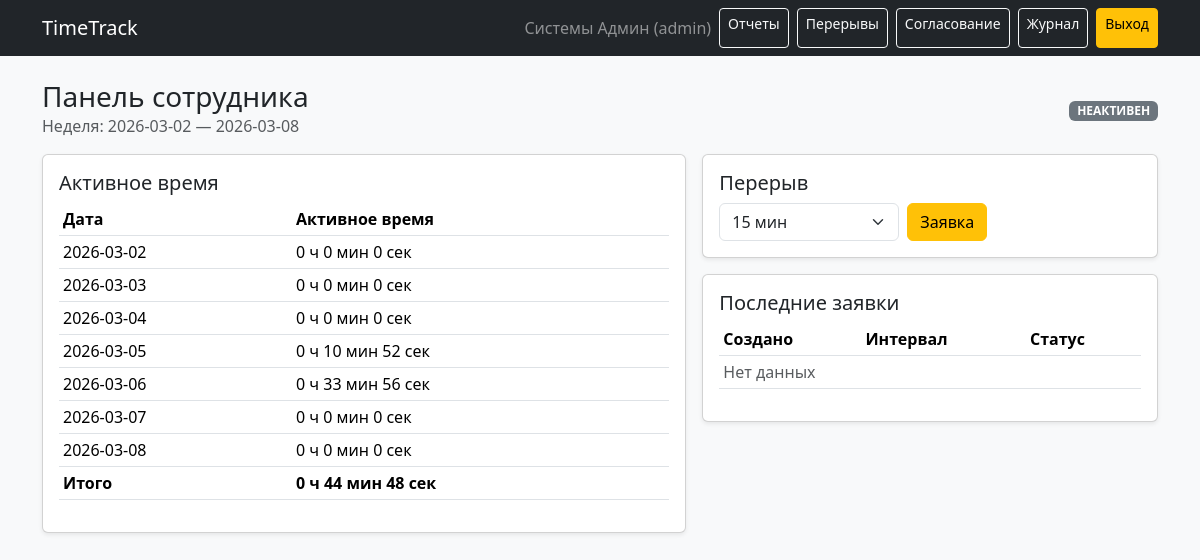
The app's page /dashboard (signed in) with its own data.
### models.py (models this page shows)
class User(UserMixin, db.Model):
    __tablename__ = "users"
    id = db.Column(db.Integer, primary_key=True)
    username = db.Column(db.String(64), nullable=False, unique=True)
    password_hash = db.Column(db.String(255), nullable=False)
    first_name = db.Column(db.String(100), nullable=False, default="Имя")
    last_name = db.Column(db.String(100), nullable=False, default="Фамилия")
    role = db.Column(db.String(20), nullable=False, default="employee")
    department_id = db.Column(db.Integer, db.ForeignKey("departments.id"), nullable=True)
    department = db.relationship("Department", backref="users")

class DailyWorkStat(db.Model):
    __tablename__ = "daily_work_stats"
    id = db.Column(db.Integer, primary_key=True)
    user_id = db.Column(db.Integer, db.ForeignKey("users.id"), nullable=False)
    user = db.relationship("User", backref="daily_stats")
    work_date = db.Column(db.Date, nullable=False)
    active_seconds = db.Column(db.Integer, nullable=False, default=0)
    last_ping_at = db.Column(db.DateTime, nullable=True)
    last_state_active = db.Column(db.Boolean, nullable=False, default=False)
    __table_args__ = (db.UniqueConstraint("user_id", "work_date", name="uq_daily_user_date"),)

### app.py (the view)
    @app.route("/dashboard")
    @login_required
    def dashboard():
        now_utc = utcnow()
        today = local_date_from_utc(now_utc)
        start_week = today - timedelta(days=today.weekday())
        end_week = start_week + timedelta(days=6)
        stats = (
            DailyWorkStat.query.filter(
                DailyWorkStat.user_id == current_user.id,
                DailyWorkStat.work_date >= start_week,
                DailyWorkStat.work_date <= end_week,
            )
            .order_by(DailyWorkStat.work_date.asc())
            .all()
        )
        stat_map = {s.work_date: s for s in stats}
        days = []
        total_active_seconds = 0
        today_active_seconds = 0
        for i in range(7):
            d = start_week + timedelta(days=i)
            s = stat_map.get(d)
            active_seconds = display_active_seconds(s, current_user.id, now_utc) if d == today else (s.active_seconds if s else 0)
            if d == today:
                today_active_seconds = active_seconds
            total_active_seconds += active_seconds
            days.append({"date": d, "active_seconds": active_seconds})
        on_break = is_on_break(current_user.id, now_utc)
        today_stat = stat_map.get(today)
        is_active_now = is_user_active_now(today_stat, current_user.id, now_utc)
        recent_breaks = (
            BreakRequest.query.filter_by(user_id=current_user.id)
            .order_by(BreakRequest.requested_at.desc())
            .limit(10)
            .all()
        )
        return render_template(
            "dashboard.html",
            days=days,
            total_active_seconds=total_active_seconds,
            today_active_seconds=today_active_seconds,
            today_iso=today.isoformat(),
            start=start_week,
            end=end_week,
            is_active_now=is_active_now,
            on_break=on_break,
            recent_breaks=recent_breaks,
        )

### templates/dashboard.html (shortened to what this page needs)
{% extends "base.html" %}
{% block content %}
<div class="d-flex justify-content-between align-items-center mb-3">
  <div>
    <h3 class="mb-0">Панель сотрудника</h3>
    <div class="text-muted">Неделя: {{ start }} — {{ end }}</div>
  </div>
  <div class="text-end">
    {% if on_break %}
      <span id="stateBadge" class="badge bg-warning text-dark">ПЕРЕРЫВ</span>
    {% elif is_active_now %}
      <span id="stateBadge" class="badge bg-success">АКТИВЕН</span>
    {% else %}
      <span id="stateBadge" class="badge bg-secondary">НЕАКТИВЕН</span>
    {% endif %}
  </div>
</div>
<div class="row g-3">
  <div class="col-lg-7">
    <div class="card shadow-sm">
      <div class="card-body">
        <h5 class="card-title">Активное время</h5>
        <div class="table-responsive">
          <table class="table table-sm align-middle">
            <thead>
              <tr><th>Дата</th><th>Активное время</th></tr>
            </thead>
            <tbody>
              {% for d in days %}
                {% set h = d.active_seconds // 3600 %}
                {% set mm = (d.active_seconds % 3600) // 60 %}
                {% set s = d.active_seconds % 60 %}
                <tr>
                  <td>{{ d.date }}</td>
                  <td>
                    <span class="dayTime" data-date="{{ d.date }}">{{ h }} ч {{ mm }} мин {{ s }} сек</span>
                  </td>
                </tr>
              {% endfor %}
            </tbody>
            <tfoot>
              {% set th = total_active_seconds // 3600 %}
              {% set tmm = (total_active_seconds % 3600) // 60 %}
              {% set ts = total_active_seconds % 60 %}
              <tr>
                <th>Итого</th>
                <th><span id="totalTime">{{ th }} ч {{ tmm }} мин {{ ts }} сек</span></th>
              </tr>
            </tfoot>
          </table>
        </div>
      </div>
    </div>
  </div>
  <div class="col-lg-5">
    <div class="card shadow-sm mb-3">
      <div class="card-body">
        <h5 class="card-title">Перерыв</h5>
        <form method="post" action="{{ url_for('breaks') }}" class="d-flex gap-2">
          <select class="form-select" name="minutes" style="max-width: 180px;">
            <option value="15" selected>15 мин</option>
          </select>
          <button class="btn btn-warning" type="submit">Заявка</button>
        </form>
      </div>
    </div>
    <div class="card shadow-sm">
      <div class="card-body">
        <h5 class="card-title">Последние заявки</h5>
        <div class="table-responsive">
          <table class="table table-sm align-middle">
            <thead><tr><th>Создано</th><th>Интервал</th><th>Статус</th></tr></thead>
            <tbody>
              {% for b in recent_breaks %}
              <tr>
                <td>{{ b.requested_at|localdt }}</td>
                <td>{{ b.start_at|localtime }} — {{ b.end_at|localtime }}</td>
                <td>
                  {% if b.status == 'APPROVED' %}
                    <span class="badge bg-success">APPROVED</span>
                  {% elif b.status == 'REJECTED' %}
                    <span class="badge bg-danger">REJECTED</span>
                  {% else %}
                    <span class="badge bg-secondary">PENDING</span>
                  {% endif %}
                </td>
              </tr>
              {% else %}
              <tr><td colspan="3" class="text-muted">Нет данных</td></tr>
              {% endfor %}
            </tbody>
          </table>
        </div>
      </div>
    </div>
  </div>
</div>
{% endblock %}

### templates/base.html (shortened to what this page needs)
<!doctype html>
<html lang="ru">
<head>
  <link href="https://cdn.jsdelivr.net/npm/bootstrap@5.3.3/dist/css/bootstrap.min.css" rel="stylesheet">
</head>
<body class="bg-light">
<nav class="navbar navbar-expand-lg navbar-dark bg-dark">
  <div class="container">
    <a class="navbar-brand" href="{{ url_for('dashboard') }}">TimeTrack</a>
    <div class="d-flex gap-2">
      {% if current_user.is_authenticated %}
        <span class="navbar-text text-white-50">
          {{ current_user.last_name }} {{ current_user.first_name }} ({{ current_user.role }})
        </span>
        <a class="btn btn-sm btn-outline-light" href="{{ url_for('reports') }}">Отчеты</a>
                <a class="btn btn-sm btn-outline-light" href="{{ url_for('breaks') }}">Перерывы</a>
        {% if current_user.role in ('admin','manager') %}
          <a class="btn btn-sm btn-outline-light" href="{{ url_for('approvals') }}">Согласование</a>
        {% endif %}
        {% if current_user.role == 'admin' %}
          <a class="btn btn-sm btn-outline-light" href="{{ url_for('audit') }}">Журнал</a>
        {% endif %}
        <a class="btn btn-sm btn-warning" href="{{ url_for('logout') }}">Выход</a>
      {% endif %}
    </div>
  </div>
</nav>
<div class="container py-4">
  {% block content %}{% endblock %}
</div>
</body>
</html>

### records on screen
User: last_name "Системы", first_name "Админ", role "admin"
DailyWorkStat: date "2026-03-06", h "0", mm "33", s "56"

### other values on screen
{{ start }} "2026-03-02"
{{ end }} "2026-03-08"
{{ d.date }} "2026-03-02" "2026-03-03" "2026-03-04" "2026-03-05" "2026-03-07" "2026-03-08"
{{ h }} "0" "0" "0" "0" "0"
{{ mm }} "0" "0" "0" "0" "0"
{{ s }} "0" "0" "0" "0" "0"
